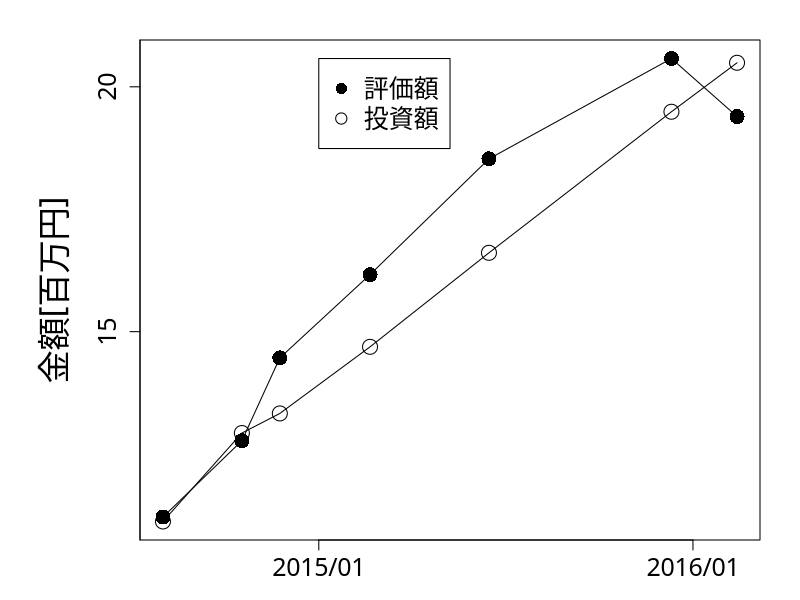

The R source for this figure:
#!/usr/bin/env Rscript

t <- read.table("./invest_return.tsv", sep="\t", header=FALSE)

x <- as.Date(t$V1, "%m/%d/%Y")
y1 <- as.numeric(gsub(",","", t$V2))/1000000
y2 <- as.numeric(gsub(",","", t$V3))/1000000
png("../images/investment_return/investment_return.png")
y_range <- range(y1, y2)

par(family = "HiraKakuProN-W3")
# mar – A numeric vector of length 4, which sets the margin sizes in the following order: bottom, left, top, and right. The default is c(5.1, 4.1, 4.1, 2.1).

par(mar = c(3, 7, 2, 2))

# mgp – A numeric vector of length 3, which sets the axis label locations relative to the edge of the inner plot window. The first value represents the location the labels (i.e. xlab and ylab in plot), the second the tick-mark labels, and third the tick marks. The default is c(3, 1, 0).

par(mgp = c(3.5, 1, 0))

plot(x, y1, xlab="", ylab="金額[百万円]", type="o", 
     cex.lab=2, cex.axis=1.5, cex.main=1.5, cex=2, ylim=y_range,
     xaxt="n",
     yaxp = c(10, 25, 3),
     pch=1
     )
lines(x, y2, xlab="", type="o", pch=16,
     ylab="金額[百万円]",
     cex.lab=2, cex.axis=1.5, cex.main=1.5, cex=2, ylim=y_range,
     xaxt="n",
# 1,000万円から2,500万円までを3分割で
     yaxp = c(10, 25, 3)
     )
x_years = as.Date(c("2015/1/1", "2016/1/1"), "%Y/%m/%d")
axis(1, x_years, format(x_years, "%Y/%m"), cex=2, cex.axis=1.5, cex.main=1.5, cex.lab=2)

legend(x_years[1], y_range[2], c("評価額", "投資額"), cex=1.5, pch=c(16, 1))
